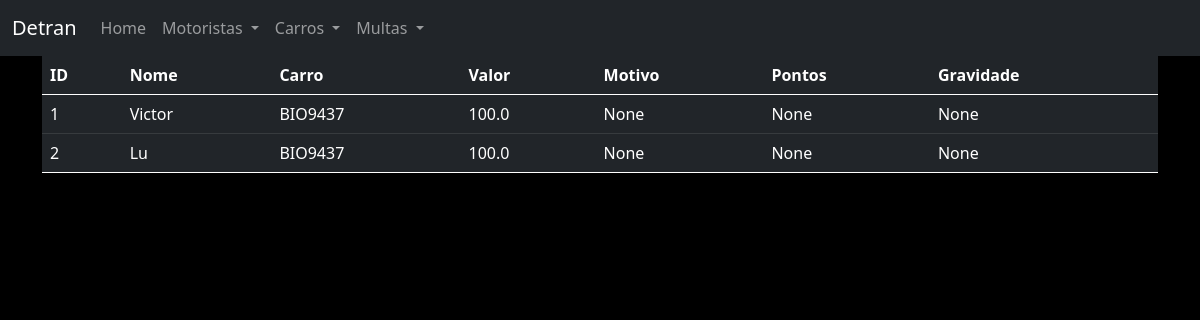
The app's page /multa/todos, older data.
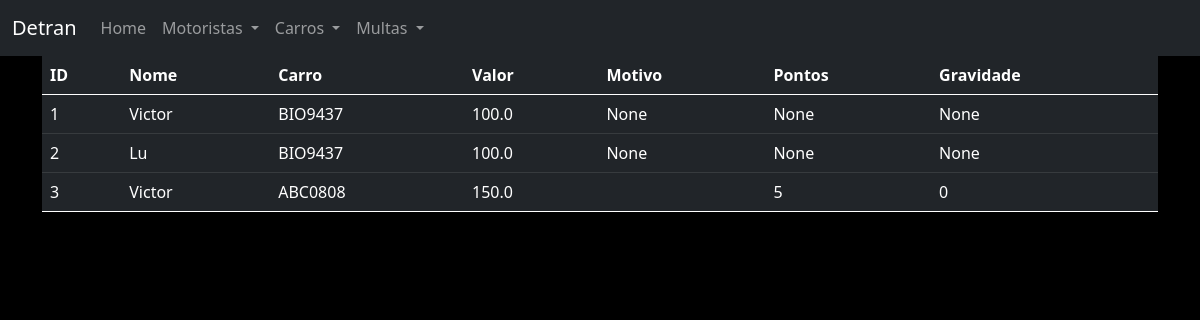
The same page, newer data.
### models.py (models this page shows, shortened)
class Multa(db.Model):
    id = db.Column(db.Integer, primary_key=True)
    valor = db.Column(db.Float)
    motivo = db.Column(db.String(32))
    pontos = db.Column(db.Integer)
    gravidade = db.Column(db.Integer)
    motorista_id = db.Column(db.Integer, db.ForeignKey("motorista.id"))
    carro_id = db.Column(db.Integer, db.ForeignKey("carro.id"))

class Motorista(db.Model):
    id = db.Column(db.Integer, primary_key=True)
    nome = db.Column(db.String(32), nullable=False)
    cpf = db.Column(db.String(11), nullable=False, unique=True)
    carros = db.relationship('Carro', backref="dono")
    multas = db.relationship('Multa', backref="motorista")

class Carro(db.Model):
    id = db.Column(db.Integer, primary_key=True)
    fabricante = db.Column(db.String(32), nullable=False)
    modelo = db.Column(db.String(16), nullable=False)
    placa = db.Column(db.String(8), nullable=False, unique=True)
    dono_id = db.Column(db.Integer, db.ForeignKey("motorista.id"))
    multas = db.relationship('Multa', backref="carro")

### app.py (the view)
@app.route("/multa/todos")
def multa_todos():
    dados = Multa.query.all()
    return render_template("multa_todos.html", dados=dados)

### templates/multa_todos.html
{% extends 'base.html' %}
{% block content %}
<table class="table table-dark table-hover">
    <thead>
        <tr>
            <th>ID</th>
            <th>Nome</th>
            <th>Carro</th>
            <th>Valor</th>
            <th>Motivo</th>
            <th>Pontos</th>
            <th>Gravidade</th>
        </tr>
    </thead>
    <tbody>
        {% for dado in dados %}
        <tr>
            <td>{{ dado.id }}</td>
            <td>{{ dado.motorista.nome }}</td>
            <td>{{ dado.carro.placa }}</td>
            <td>{{ dado.valor }}</td>
            <td>{{ dado.motivo }}</td>
            <td>{{ dado.pontos }}</td>
            <td>{{ dado.gravidade }}</td>
        </tr>
        {% endfor %}
    </tbody>
{% endblock %}

### templates/base.html (shortened to what this page needs)
<html>
    <head>
        <link href="https://cdn.jsdelivr.net/npm/bootstrap@5.0.2/dist/css/bootstrap.min.css" rel="stylesheet">
    </head>
    <body style="background-color: black !important; color: white !important;">
        <nav class="navbar navbar-expand-sm navbar-dark bg-dark">
            <div class="container-fluid">
                <a class="navbar-brand" href="#">Detran</a>
                <ul class="navbar-nav me-auto mb-2 mb-lg-0">
                    <li class="nav-item">
                        <a class="nav-link" href="{{ url_for('index') }}">Home</a>
                    </li>
                    <li class="nav-item dropdown">
                        <a class="nav-link dropdown-toggle" href="#" id="menuCliente" role="button" data-bs-toggle="dropdown" aria-expanded="false">
                            Motoristas
                        </a>
                    </li>
                    <li class="nav-item dropdown">
                        <a class="nav-link dropdown-toggle" href="#" id="menuCarros" role="button" data-bs-toggle="dropdown" aria-expanded="false">
                            Carros
                        </a>
                    </li>
                    <li class="nav-item dropdown">
                        <a class="nav-link dropdown-toggle" href="#" id="menuMultas" role="button" data-bs-toggle="dropdown" aria-expanded="false">
                            Multas
                        </a>
                    </li>
                </ul>
            </div>
        </nav>
        <div class="container">
            {% block content %}
            {% endblock %}
        </div>
    </body>
</html>

Row changes from the older to the newer data that the page shows:
added Multa: id "3", motorista.nome "Victor", carro.placa "ABC0808", valor "150.0", pontos "5", gravidade "0"
